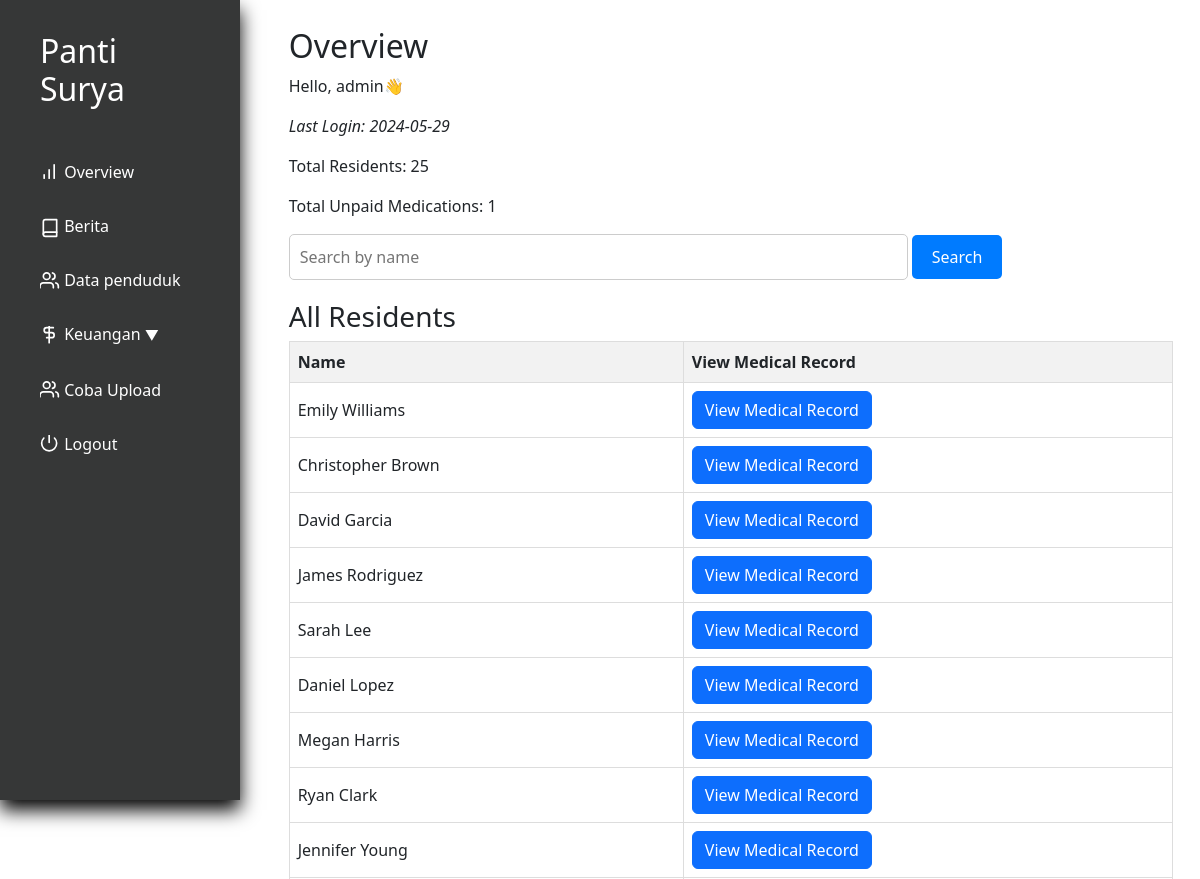
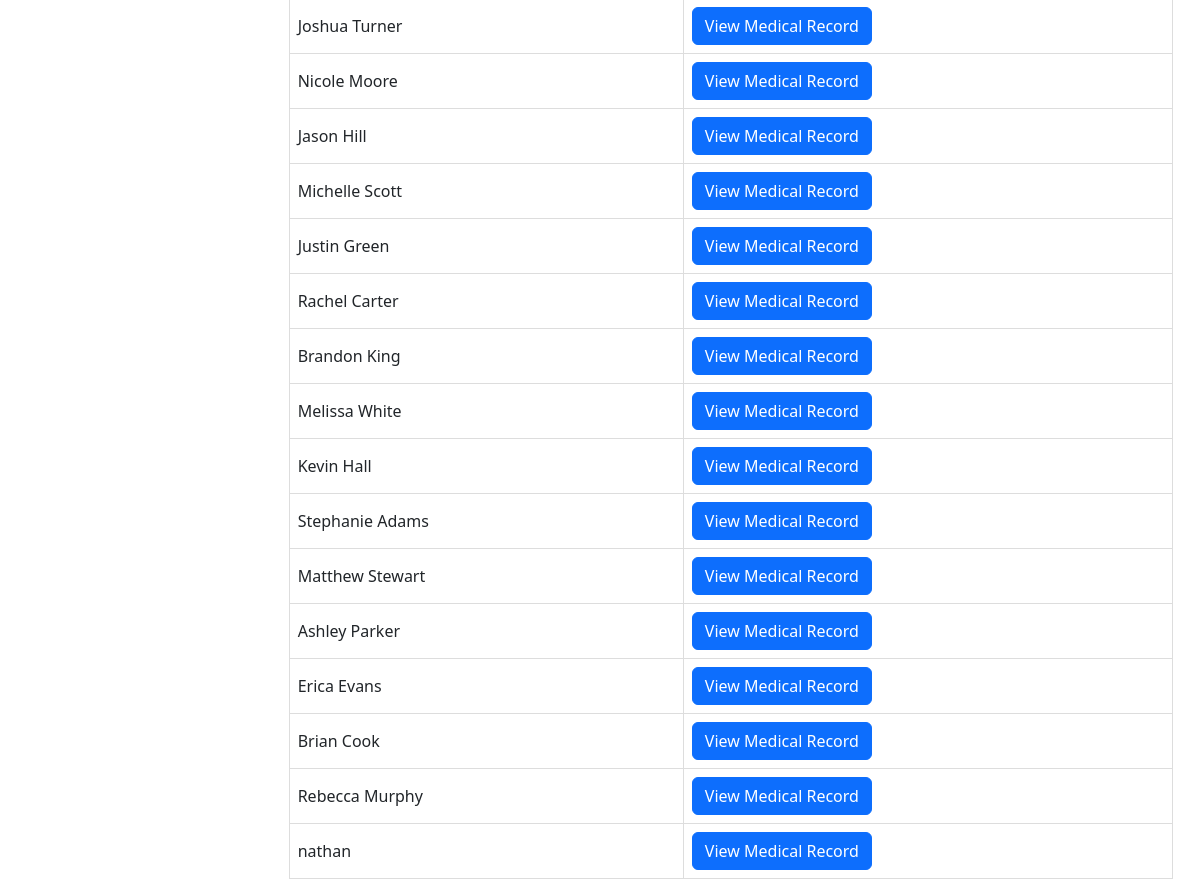
/index.php (signed in), run on the app's committed database (2 pictures, top to bottom).
### tables this page shows
CREATE TABLE `penduduk` (
  `id` int(11) NOT NULL,
  `nama` varchar(250) NOT NULL,
  `alamat` varchar(100) NOT NULL,
  `pengobatan_terakhir` date DEFAULT NULL,
  `email` varchar(200) DEFAULT NULL,
  `notelp` varchar(15) NOT NULL,
  `keuangan_pondokkan` int(11) NOT NULL,
  `keuangan_tabungan` int(11) NOT NULL,
  `keuangan_obat` int(11) NOT NULL,
  `keuangan_total` int(11) NOT NULL,
  `profile_picture` varchar(100) NOT NULL,
  `KTP` longblob NOT NULL,
  `KK` longblob NOT NULL,
  `BPJS` longblob NOT NULL,
  `keuangan_deposit` int(11) NOT NULL
);

### utils.php (called while the page is built, shortened)
<?php
class myDB
{
    private $host = "localhost";
    private $username = "root";
    private $password = "";
    private $database = "pantisurya";
    private $db;
    function __construct()
    {
        if ($this->db == null) {
            try {
                $this->db = new PDO("mysql:host=$this->host;dbname=$this->database", $this->username, $this->password);
                $this->db->setAttribute(PDO::ATTR_ERRMODE, PDO::ERRMODE_EXCEPTION);
            } catch (PDOException $e) {
                echo "Connection failed: " . $e->getMessage();
            }
        }
    }
    public function prepare($query)
    {
        return $this->db->prepare($query);
    }
}

### index.php (the view, shortened to what this page needs)
<?php
require "utils.php";
$db = new myDB();
$stmt_residents = $db->prepare("SELECT COUNT(*) AS total_residents FROM penduduk");
$stmt_residents->execute();
$total_residents = $stmt_residents->fetch(PDO::FETCH_ASSOC)['total_residents'];
$stmt_unpaid = $db->prepare("SELECT COUNT(*) AS total_unpaid FROM rekam_medis WHERE sudah_bayar = 0");
$stmt_unpaid->execute();
$total_unpaid = $stmt_unpaid->fetch(PDO::FETCH_ASSOC)['total_unpaid'];
$stmt_all_residents = $db->prepare("SELECT * FROM penduduk");
$stmt_all_residents->execute();
$residents = $stmt_all_residents->fetchAll(PDO::FETCH_ASSOC);
?>
<!DOCTYPE html>
<html lang="en">
<head>
    <link href="https://cdn.jsdelivr.net/npm/bootstrap@5.3.3/dist/css/bootstrap.min.css" rel="stylesheet">
    <link rel="stylesheet" href="layout/indexstyle.css">
</head>
<body>
    <div class="app">
        <div class="dashboard">
            <?php include 'nav.php'?>
            <div class="main">
                <h2>Overview</h2>
                <p>Hello, <?php echo isset($_SESSION["username"]) ? $_SESSION["username"] : 'N/A'; ?>👋</p>
                <p style="font-style: italic;">Last Login: <?php echo isset($_SESSION["last_access"]) ? $_SESSION["last_access"] : 'N/A'; ?></p>
                <div class="overview-info">
                    <p>Total Residents: <?php echo isset($total_residents) ? $total_residents : 'N/A'; ?></p>
                    <p>Total Unpaid Medications: <?php echo isset($total_unpaid) ? $total_unpaid : 'N/A'; ?></p>
                </div>
                <div class="search-bar">
                    <form method="POST">
                        <input type="text" name="search" placeholder="Search by name" class="search-input">
                        <button type="submit" class="search-button">Search</button>
                    </form>
                </div>
                <div class="residents-table">
                    <h3>All Residents</h3>
                    <table class="resident-table">
                        <thead>
                            <tr>
                                <th>Name</th>
                                <th>View Medical Record</th>
                            </tr>
                        </thead>
                        <tbody>
                            <?php foreach($residents as $resident): ?>
                            <tr>
                                <td><?php echo $resident['nama']; ?></td>
                                <td><button onclick="window.location.href='laporanmedis.php?id=<?php echo $resident['id']; ?>'" class="btn btn-primary">View Medical Record</button></td>
                            </tr>
                            <?php endforeach; ?>
                        </tbody>
                    </table>
                </div>
            </div>
        </div>
    </div>
</body>
</html>

### layout/indexstyle.css (style rules this page uses)
* { box-sizing: border-box; margin: 0; padding: 0; }
.dashboard { display: flex; min-height: 100vh; flex-direction: row; gap: 1.7rem; }
.main { width: 80%; height: 100vh; padding: 1.7rem; }

### index.php (style rules this page uses)
.search-bar { margin-bottom: 20px; }
.search-input { width: 70%; padding: 10px; border-radius: 5px; border: 1px solid #ccc; }
.search-button { padding: 10px 20px; border-radius: 5px; background-color: #007bff; color: #fff; border: none; cursor: pointer; }
.resident-table { width: 100%; border-collapse: collapse; }
.resident-table th, .resident-table td { border: 1px solid #ddd; padding: 8px; text-align: left; }
.resident-table th { background-color: #f2f2f2; }

### data on the page
penduduk: nama "Emily Williams"
penduduk: nama "Christopher Brown"
penduduk: nama "David Garcia"
penduduk: nama "James Rodriguez"
penduduk: nama "Sarah Lee"
penduduk: nama "Daniel Lopez"
penduduk: nama "Megan Harris"
penduduk: nama "Ryan Clark"
penduduk: nama "Jennifer Young"
penduduk: nama "Joshua Turner"
penduduk: nama "Nicole Moore"
penduduk: nama "Jason Hill"
penduduk: nama "Michelle Scott"
penduduk: nama "Justin Green"
penduduk: nama "Rachel Carter"
penduduk: nama "Brandon King"
penduduk: nama "Melissa White"
penduduk: nama "Kevin Hall"
penduduk: nama "Stephanie Adams"
penduduk: nama "Matthew Stewart"
penduduk: nama "Ashley Parker"
penduduk: nama "Erica Evans"
penduduk: nama "Brian Cook"
penduduk: nama "Rebecca Murphy"
penduduk: nama "nathan"

### other printed values
$_SESSION["username"] "admin"
$_SESSION["last_access"] "2024-05-29"
$total_residents "25"
$total_unpaid "1"
